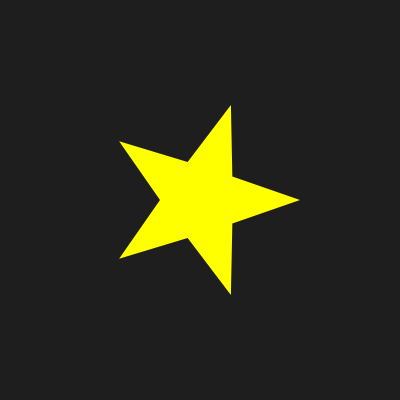
Frame 1 (no input)
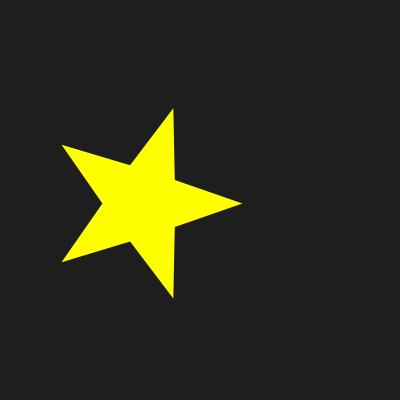
Frame 60 (no input)
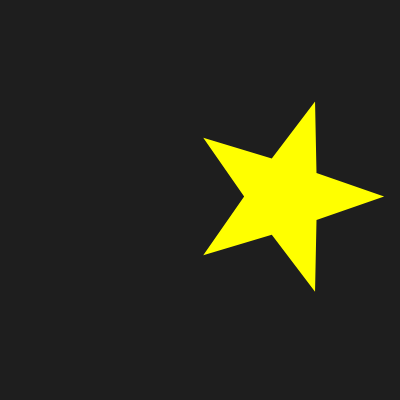
Frame 120 (the mouse pressed at the canvas centre since frame 60)

The p5.js sketch that drew these frames (run headless with seeded random() and noise() and a simulated clock; from frame 60 on, the mouse is pressed at the canvas centre):

// p5.js sketch
// ── sketch.js
let x, y; 
let xSpeed, ySpeed;
let radius1 = 40; 
let radius2 = 100;
let npoints = 5; 

function setup() {
  createCanvas(400, 400);
  x = width / 2; 
  y = height / 2; 
  xSpeed = random(3, 5); 
  ySpeed = random(3, 5);
}

function draw() {
  background(30); 
  fill('yellow');
  noStroke();

  
  drawStar(x, y, radius1, radius2, npoints);

  x += xSpeed;
  y += ySpeed;

  // Bounce off edges
  if (x - radius2 < 0 || x + radius2 > width) {
    xSpeed *= -1;
  }
  if (y - radius2 < 0 || y + radius2 > height) {
    ySpeed *= -1;
  }
}

function drawStar(x, y, radius1, radius2, npoints) {
  let angle = TWO_PI / npoints;
  let halfAngle = angle / 2.0;
  beginShape();
  for (let a = 0; a < TWO_PI; a += angle) {
    let sx = x + cos(a) * radius2;
    let sy = y + sin(a) * radius2;
    vertex(sx, sy);
    sx = x + cos(a + halfAngle) * radius1;
    sy = y + sin(a + halfAngle) * radius1;
    vertex(sx, sy);
  }
  endShape(CLOSE);
}
